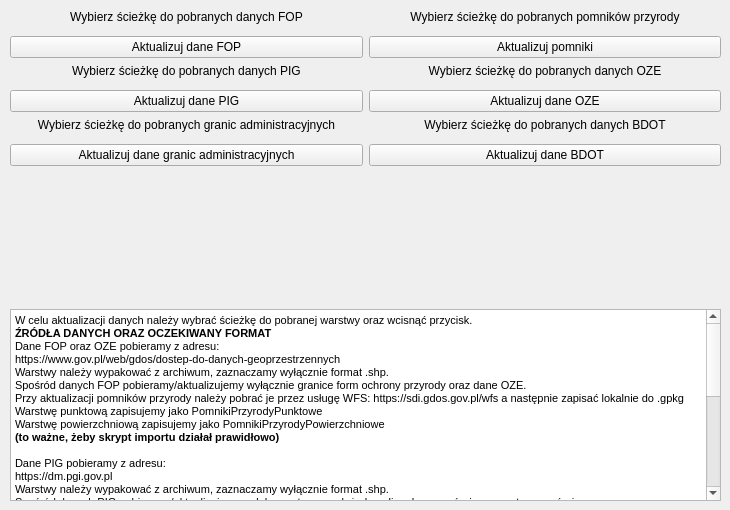
      <widget class="QWidget" name="tab_5">
       <attribute name="title">
        <string>Aktualizuj</string>
       </attribute>
       <widget class="QWidget" name="verticalLayoutWidget">
        <property name="geometry">
         <rect>
          <x>10</x>
          <y>10</y>
          <width>711</width>
          <height>491</height>
         </rect>
        </property>
        <layout class="QVBoxLayout" name="verticalLayout_2">
         <item>
          <layout class="QGridLayout" name="gridLayout">
           <property name="topMargin">
            <number>0</number>
           </property>
           <item row="4" column="0">
            <widget class="QgsFileWidget" name="pig_path"/>
           </item>
           <item row="1" column="0">
            <widget class="QgsFileWidget" name="fop_path">
             <property name="storageMode">
              <enum>QgsFileWidget::GetFile</enum>
             </property>
            </widget>
           </item>
           <item row="3" column="0">
            <widget class="QLabel" name="label_7">
             <property name="text">
              <string>Wybierz ścieżkę do pobranych danych PIG</string>
             </property>
             <property name="alignment">
              <set>Qt::AlignCenter</set>
             </property>
             <property name="wordWrap">
              <bool>true</bool>
             </property>
            </widget>
           </item>
           <item row="6" column="0">
            <widget class="QLabel" name="label_6">
             <property name="text">
              <string>Wybierz ścieżkę do pobranych granic administracyjnych</string>
             </property>
             <property name="alignment">
              <set>Qt::AlignCenter</set>
             </property>
             <property name="wordWrap">
              <bool>true</bool>
             </property>
            </widget>
           </item>
           <item row="0" column="1">
            <widget class="QLabel" name="label_12">
             <property name="text">
              <string>Wybierz ścieżkę do pobranych pomników przyrody</string>
             </property>
             <property name="alignment">
              <set>Qt::AlignCenter</set>
             </property>
             <property name="wordWrap">
              <bool>true</bool>
             </property>
            </widget>
           </item>
           <item row="2" column="0">
            <widget class="QPushButton" name="pb_act_fop">
             <property name="text">
              <string>Aktualizuj dane FOP</string>
             </property>
            </widget>
           </item>
           <item row="2" column="1">
            <widget class="QPushButton" name="pb_act_pomniki">
             <property name="text">
              <string>Aktualizuj pomniki</string>
             </property>
            </widget>
           </item>
           <item row="7" column="0">
            <widget class="QgsFileWidget" name="adm_path"/>
           </item>
           <item row="0" column="0">
            <widget class="QLabel" name="label_5">
             <property name="text">
              <string>Wybierz ścieżkę do pobranych danych FOP</string>
             </property>
             <property name="alignment">
              <set>Qt::AlignCenter</set>
             </property>
             <property name="wordWrap">
              <bool>true</bool>
             </property>
            </widget>
           </item>
           <item row="1" column="1">
            <widget class="QgsFileWidget" name="pomniki_path"/>
           </item>
           <item row="5" column="0">
            <widget class="QPushButton" name="pb_act_pig">
             <property name="text">
              <string>Aktualizuj dane PIG</string>
             </property>
            </widget>
           </item>
           <item row="8" column="0">
            <widget class="QPushButton" name="pb_act_adm">
             <property name="text">
              <string>Aktualizuj dane granic administracyjnych</string>
             </property>
            </widget>
           </item>
           <item row="6" column="1">
            <widget class="QLabel" name="label_13">
             <property name="text">
              <string>Wybierz ścieżkę do pobranych danych BDOT</string>
             </property>
             <property name="alignment">
              <set>Qt::AlignCenter</set>
             </property>
             <property name="wordWrap">
              <bool>true</bool>
             </property>
            </widget>
           </item>
           <item row="7" column="1">
            <widget class="QgsFileWidget" name="bdot_path"/>
           </item>
           <item row="8" column="1">
            <widget class="QPushButton" name="pb_act_bdot">
             <property name="text">
              <string>Aktualizuj dane BDOT</string>
             </property>
            </widget>
           </item>
           <item row="5" column="1">
            <widget class="QPushButton" name="pb_act_oze">
             <property name="text">
              <string>Aktualizuj dane OZE</string>
             </property>
            </widget>
           </item>
           <item row="4" column="1">
            <widget class="QgsFileWidget" name="oze_path"/>
           </item>
           <item row="3" column="1">
            <widget class="QLabel" name="label_16">
             <property name="text">
              <string>Wybierz ścieżkę do pobranych danych OZE</string>
             </property>
             <property name="alignment">
              <set>Qt::AlignCenter</set>
             </property>
             <property name="wordWrap">
              <bool>true</bool>
             </property>
            </widget>
           </item>
          </layout>
         </item>
         <item>
          <spacer name="verticalSpacer_2">
           <property name="orientation">
            <enum>Qt::Vertical</enum>
           </property>
           <property name="sizeHint" stdset="0">
            <size>
             <width>20</width>
             <height>40</height>
            </size>
           </property>
          </spacer>
         </item>
         <item>
          <widget class="QTextBrowser" name="textBrowser">
           <property name="html">
            <string>&lt;!DOCTYPE HTML PUBLIC &quot;-//W3C//DTD HTML 4.0//EN&quot; &quot;http://www.w3.org/TR/REC-html40/strict.dtd&quot;&gt;
&lt;html&gt;&lt;head&gt;&lt;meta name=&quot;qrichtext&quot; content=&quot;1&quot; /&gt;&lt;style type=&quot;text/css&quot;&gt;
p, li { white-space: pre-wrap; }
&lt;/style&gt;&lt;/head&gt;&lt;body style=&quot; font-family:'Open Sans'; font-size:8pt; font-weight:400; font-style:normal;&quot;&gt;
&lt;p align=&quot;justify&quot; style=&quot; margin-top:0px; margin-bottom:0px; margin-left:0px; margin-right:0px; -qt-block-indent:0; text-indent:0px;&quot;&gt;W celu aktualizacji danych należy wybrać ścieżkę do pobranej warstwy oraz wcisnąć przycisk.&lt;/p&gt;
&lt;p align=&quot;justify&quot; style=&quot; margin-top:0px; margin-bottom:0px; margin-left:0px; margin-right:0px; -qt-block-indent:0; text-indent:0px;&quot;&gt;&lt;span style=&quot; font-weight:600;&quot;&gt;ŹRÓDŁA DANYCH ORAZ OCZEKIWANY FORMAT&lt;/span&gt;&lt;/p&gt;
&lt;p align=&quot;justify&quot; style=&quot; margin-top:0px; margin-bottom:0px; margin-left:0px; margin-right:0px; -qt-block-indent:0; text-indent:0px;&quot;&gt;Dane FOP oraz OZE pobieramy z adresu:&lt;/p&gt;
&lt;p align=&quot;justify&quot; style=&quot; margin-top:0px; margin-bottom:0px; margin-left:0px; margin-right:0px; -qt-block-indent:0; text-indent:0px;&quot;&gt;https://www.gov.pl/web/gdos/dostep-do-danych-geoprzestrzennych&lt;/p&gt;
&lt;p align=&quot;justify&quot; style=&quot; margin-top:0px; margin-bottom:0px; margin-left:0px; margin-right:0px; -qt-block-indent:0; text-indent:0px;&quot;&gt;Warstwy należy wypakować z archiwum, zaznaczamy wyłącznie format .shp.&lt;/p&gt;
&lt;p align=&quot;justify&quot; style=&quot; margin-top:0px; margin-bottom:0px; margin-left:0px; margin-right:0px; -qt-block-indent:0; text-indent:0px;&quot;&gt;Spośród danych FOP pobieramy/aktualizujemy wyłącznie granice form ochrony przyrody oraz dane OZE. &lt;/p&gt;
&lt;p align=&quot;justify&quot; style=&quot; margin-top:0px; margin-bottom:0px; margin-left:0px; margin-right:0px; -qt-block-indent:0; text-indent:0px;&quot;&gt;Przy aktualizacji pomników przyrody należy pobrać je przez usługę WFS: https://sdi.gdos.gov.pl/wfs a następnie zapisać lokalnie do .gpkg&lt;/p&gt;
&lt;p align=&quot;justify&quot; style=&quot; margin-top:0px; margin-bottom:0px; margin-left:0px; margin-right:0px; -qt-block-indent:0; text-indent:0px;&quot;&gt;Warstwę punktową zapisujemy jako PomnikiPrzyrodyPunktowe&lt;/p&gt;
&lt;p align=&quot;justify&quot; style=&quot; margin-top:0px; margin-bottom:0px; margin-left:0px; margin-right:0px; -qt-block-indent:0; text-indent:0px;&quot;&gt;Warstwę powierzchniową zapisujemy jako PomnikiPrzyrodyPowierzchniowe&lt;/p&gt;
&lt;p align=&quot;justify&quot; style=&quot; margin-top:0px; margin-bottom:0px; margin-left:0px; margin-right:0px; -qt-block-indent:0; text-indent:0px;&quot;&gt;&lt;span style=&quot; font-weight:600;&quot;&gt;(to ważne, żeby skrypt importu działał prawidłowo)&lt;/span&gt;&lt;/p&gt;
&lt;p align=&quot;justify&quot; style=&quot;-qt-paragraph-type:empty; margin-top:0px; margin-bottom:0px; margin-left:0px; margin-right:0px; -qt-block-indent:0; text-indent:0px;&quot;&gt;&lt;br /&gt;&lt;/p&gt;
&lt;p align=&quot;justify&quot; style=&quot; margin-top:0px; margin-bottom:0px; margin-left:0px; margin-right:0px; -qt-block-indent:0; text-indent:0px;&quot;&gt;Dane PIG pobieramy z adresu:&lt;/p&gt;
&lt;p align=&quot;justify&quot; style=&quot; margin-top:0px; margin-bottom:0px; margin-left:0px; margin-right:0px; -qt-block-indent:0; text-indent:0px;&quot;&gt;https://dm.pgi.gov.pl&lt;/p&gt;
&lt;p align=&quot;justify&quot; style=&quot; margin-top:0px; margin-bottom:0px; margin-left:0px; margin-right:0px; -qt-block-indent:0; text-indent:0px;&quot;&gt;Warstwy należy wypakować z archiwum, zaznaczamy wyłącznie format .shp.&lt;/p&gt;
&lt;p align=&quot;justify&quot; style=&quot; margin-top:0px; margin-bottom:0px; margin-left:0px; margin-right:0px; -qt-block-indent:0; text-indent:0px;&quot;&gt;Spośród danych PIG pobieramy/aktualizujemy: udokumentowane złoża kopalin, obszary górnicze oraz tereny górnicze.&lt;/p&gt;
&lt;p align=&quot;justify&quot; style=&quot;-qt-paragraph-type:empty; margin-top:0px; margin-bottom:0px; margin-left:0px; margin-right:0px; -qt-block-indent:0; text-indent:0px;&quot;&gt;&lt;br /&gt;&lt;/p&gt;
&lt;p align=&quot;justify&quot; style=&quot; margin-top:0px; margin-bottom:0px; margin-left:0px; margin-right:0px; -qt-block-indent:0; text-indent:0px;&quot;&gt;Dane granic administracyjnych pobieramy z adresu WFS: &lt;/p&gt;
&lt;p align=&quot;justify&quot; style=&quot; margin-top:0px; margin-bottom:0px; margin-left:0px; margin-right:0px; -qt-block-indent:0; text-indent:0px;&quot;&gt;https://mapy.geoportal.gov.pl/wss/service/PZGIK/PRG/WFS/AdministrativeBoundaries&lt;/p&gt;
&lt;p align=&quot;justify&quot; style=&quot; margin-top:0px; margin-bottom:0px; margin-left:0px; margin-right:0px; -qt-block-indent:0; text-indent:0px;&quot;&gt;lub z geoportalu&lt;/p&gt;
&lt;p align=&quot;justify&quot; style=&quot; margin-top:0px; margin-bottom:0px; margin-left:0px; margin-right:0px; -qt-block-indent:0; text-indent:0px;&quot;&gt;Załączamy warstwy w formacie .gml. Warstwy te należy aktualizować corocznie.&lt;/p&gt;
&lt;p align=&quot;justify&quot; style=&quot; margin-top:0px; margin-bottom:0px; margin-left:0px; margin-right:0px; -qt-block-indent:0; text-indent:0px;&quot;&gt;Spośród danych administracyjnych pobieramy/aktualizujemy następujące:&lt;/p&gt;
&lt;p align=&quot;justify&quot; style=&quot; margin-top:0px; margin-bottom:0px; margin-left:0px; margin-right:0px; -qt-block-indent:0; text-indent:0px;&quot;&gt;W03_Morskie_wody_wewnetrzne&lt;/p&gt;
&lt;p align=&quot;justify&quot; style=&quot; margin-top:0px; margin-bottom:0px; margin-left:0px; margin-right:0px; -qt-block-indent:0; text-indent:0px;&quot;&gt;W06_Morskie_linie_brzegowe&lt;/p&gt;
&lt;p align=&quot;justify&quot; style=&quot; margin-top:0px; margin-bottom:0px; margin-left:0px; margin-right:0px; -qt-block-indent:0; text-indent:0px;&quot;&gt;W08_Pas_ochronny&lt;/p&gt;
&lt;p align=&quot;justify&quot; style=&quot; margin-top:0px; margin-bottom:0px; margin-left:0px; margin-right:0px; -qt-block-indent:0; text-indent:0px;&quot;&gt;W09_Pas_techniczny&lt;/p&gt;
&lt;p align=&quot;justify&quot; style=&quot; margin-top:0px; margin-bottom:0px; margin-left:0px; margin-right:0px; -qt-block-indent:0; text-indent:0px;&quot;&gt;U06_Nadlesnictwo&lt;/p&gt;
&lt;p align=&quot;justify&quot; style=&quot; margin-top:0px; margin-bottom:0px; margin-left:0px; margin-right:0px; -qt-block-indent:0; text-indent:0px;&quot;&gt;U08_Zarzad_zlewni_PGWWP&lt;/p&gt;
&lt;p align=&quot;justify&quot; style=&quot; margin-top:0px; margin-bottom:0px; margin-left:0px; margin-right:0px; -qt-block-indent:0; text-indent:0px;&quot;&gt;U09_Regionalny_zarzad_gospodarki_wodnej_PGWWP&lt;/p&gt;
&lt;p align=&quot;justify&quot; style=&quot; margin-top:0px; margin-bottom:0px; margin-left:0px; margin-right:0px; -qt-block-indent:0; text-indent:0px;&quot;&gt;A01_Granice_wojewodztw&lt;/p&gt;
&lt;p align=&quot;justify&quot; style=&quot; margin-top:0px; margin-bottom:0px; margin-left:0px; margin-right:0px; -qt-block-indent:0; text-indent:0px;&quot;&gt;A02_Granice_powiatow&lt;/p&gt;
&lt;p align=&quot;justify&quot; style=&quot; margin-top:0px; margin-bottom:0px; margin-left:0px; margin-right:0px; -qt-block-indent:0; text-indent:0px;&quot;&gt;A03_Granice_gmin&lt;/p&gt;
&lt;p align=&quot;justify&quot; style=&quot; margin-top:0px; margin-bottom:0px; margin-left:0px; margin-right:0px; -qt-block-indent:0; text-indent:0px;&quot;&gt;A06_Granice_obrebow_ewidencyjnych&lt;/p&gt;&lt;/body&gt;&lt;/html&gt;</string>
           </property>
          </widget>
         </item>
        </layout>
       </widget>
      </widget>
